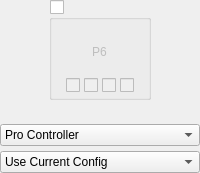
            <widget class="QWidget" name="widgetPlayer6" native="true">
             <layout class="QVBoxLayout" name="verticalLayout_24">
              <property name="spacing">
               <number>5</number>
              </property>
              <property name="leftMargin">
               <number>0</number>
              </property>
              <property name="topMargin">
               <number>0</number>
              </property>
              <property name="rightMargin">
               <number>0</number>
              </property>
              <property name="bottomMargin">
               <number>0</number>
              </property>
              <item alignment="Qt::AlignHCenter">
               <widget class="QGroupBox" name="groupPlayer6Connected">
                <property name="minimumSize">
                 <size>
                  <width>100</width>
                  <height>100</height>
                 </size>
                </property>
                <property name="title">
                 <string/>
                </property>
                <property name="checkable">
                 <bool>true</bool>
                </property>
                <property name="checked">
                 <bool>false</bool>
                </property>
                <layout class="QVBoxLayout" name="verticalLayout_9" stretch="1,0">
                 <property name="spacing">
                  <number>7</number>
                 </property>
                 <property name="leftMargin">
                  <number>14</number>
                 </property>
                 <property name="topMargin">
                  <number>7</number>
                 </property>
                 <property name="rightMargin">
                  <number>14</number>
                 </property>
                 <property name="bottomMargin">
                  <number>4</number>
                 </property>
                 <item>
                  <widget class="QWidget" name="controllerPlayer6" native="true">
                   <property name="styleSheet">
                    <string notr="true"/>
                   </property>
                   <layout class="QVBoxLayout" name="verticalLayout_17">
                    <property name="topMargin">
                     <number>16</number>
                    </property>
                    <item alignment="Qt::AlignHCenter|Qt::AlignVCenter">
                     <widget class="QLabel" name="labelPlayer6">
                      <property name="text">
                       <string>P6</string>
                      </property>
                     </widget>
                    </item>
                   </layout>
                  </widget>
                 </item>
                 <item alignment="Qt::AlignHCenter">
                  <widget class="QWidget" name="Player6LEDs" native="true">
                   <property name="enabled">
                    <bool>false</bool>
                   </property>
                   <property name="minimumSize">
                    <size>
                     <width>0</width>
                     <height>10</height>
                    </size>
                   </property>
                   <layout class="QHBoxLayout" name="horizontalLayout_12">
                    <property name="spacing">
                     <number>4</number>
                    </property>
                    <property name="leftMargin">
                     <number>0</number>
                    </property>
                    <property name="topMargin">
                     <number>0</number>
                    </property>
                    <property name="rightMargin">
                     <number>0</number>
                    </property>
                    <property name="bottomMargin">
                     <number>0</number>
                    </property>
                    <item>
                     <widget class="QCheckBox" name="checkboxPlayer6LED1"/>
                    </item>
                    <item>
                     <widget class="QCheckBox" name="checkboxPlayer6LED2"/>
                    </item>
                    <item>
                     <widget class="QCheckBox" name="checkboxPlayer6LED3"/>
                    </item>
                    <item>
                     <widget class="QCheckBox" name="checkboxPlayer6LED4"/>
                    </item>
                   </layout>
                  </widget>
                 </item>
                </layout>
               </widget>
              </item>
              <item>
               <widget class="QWidget" name="Player6Explain" native="true">
                <property name="minimumSize">
                 <size>
                  <width>0</width>
                  <height>10</height>
                 </size>
                </property>
                <layout class="QVBoxLayout" name="verticalLayout_41">
                 <property name="spacing">
                  <number>0</number>
                 </property>
                 <property name="leftMargin">
                  <number>0</number>
                 </property>
                 <property name="topMargin">
                  <number>0</number>
                 </property>
                 <property name="rightMargin">
                  <number>0</number>
                 </property>
                 <property name="bottomMargin">
                  <number>0</number>
                 </property>
                 <item>
                  <widget class="QLabel" name="labelPlayer6Explain">
                   <property name="alignment">
                    <set>Qt::AlignCenter</set>
                   </property>
                  </widget>
                 </item>
                </layout>
               </widget>
              </item>
              <item>
               <widget class="QComboBox" name="comboPlayer6Emulated">
                <item>
                 <property name="text">
                  <string>Pro Controller</string>
                 </property>
                </item>
                <item>
                 <property name="text">
                  <string>Dual Joycons</string>
                 </property>
                </item>
                <item>
                 <property name="text">
                  <string>Left Joycon</string>
                 </property>
                </item>
                <item>
                 <property name="text">
                  <string>Right Joycon</string>
                 </property>
                </item>
               </widget>
              </item>
              <item>
               <widget class="QComboBox" name="comboPlayer6Profile">
                <item>
                 <property name="text">
                  <string>Use Current Config</string>
                 </property>
                </item>
               </widget>
              </item>
             </layout>
            </widget>
